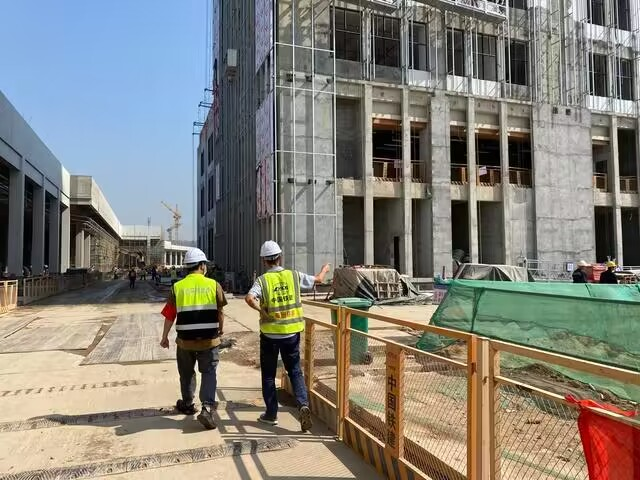
#> input picture Wiener/效果图/1.jpg, 640 x 480 px, found by its file name
$ python main.py
#> lines starting #> are read from the running program, lines starting #| are printed output that depends on the picture; after the words box and inside, x2 and y2 are one past the last pixel; in counts of white or black regions, pixels touching at a corner belong together
import matplotlib.pyplot as plt
import numpy as np
from numpy import fft
import math
import cv2


# 运动处理
def motion_process(slp, angle):
    gt = np.zeros(slp)
    center = (slp[0] - 1) / 2  # 图像中心
    tan = math.tan(angle * math.pi / 180)
    for i in range(20):
        offset = round(i * tan)
        gt[int(center + offset), int(center - offset)] = 1
    return gt / gt.sum()


# 模糊处理
def make_fuzzy(input, gt, eps):
    input_fft = fft.fft2(input)  # 傅里叶变换
    gt_fft = fft.fft2(gt) + eps
    fuzzy = fft.ifft2(input_fft * gt_fft)
    fuzzy = np.abs(fft.fftshift(fuzzy))
    return fuzzy


# 维纳滤波
def wiener(noisy_input, gt, eps, K=0.01):
    input_fft = fft.fft2(noisy_input)
    gt_fft = fft.fft2(gt) + eps
    gt_fft_1 = np.conj(gt_fft) / (np.abs(gt_fft) ** 2 + K)
    res = fft.ifft2(input_fft * gt_fft_1)
    res = np.abs(fft.fftshift(res))
    return res


img = cv2.imread('C:/Users/Jun/PycharmProjects/Wiener/picture/1.jpg')
#> img is the input picture: shape (480, 640, 3); mean B, G, R 120.9, 129.3, 131.7
img = cv2.cvtColor(img, cv2.COLOR_BGR2GRAY)  # 转换成灰度图片
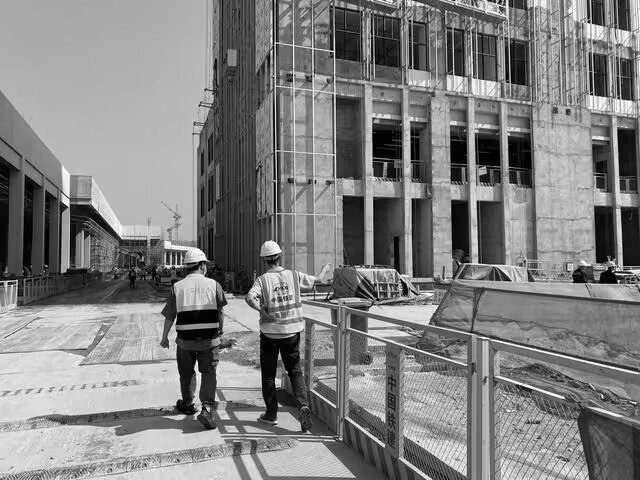
#> img: shape (480, 640); min 0, max 255, mean 129.1
[h, w] = img.shape
#> h = 480; w = 640
plt.figure(1)
plt.subplot(131)
plt.xlabel("Origin gray Image")
plt.gray()
plt.imshow(img)  # 显示原图像
# 进行运动模糊处理45 degree
gt = motion_process((h, w), 45)
fuzzy = np.abs(make_fuzzy(img, gt, 1e-3))
#> in make_fuzzy, `gt_fft = fft.fft2(gt) + eps`:
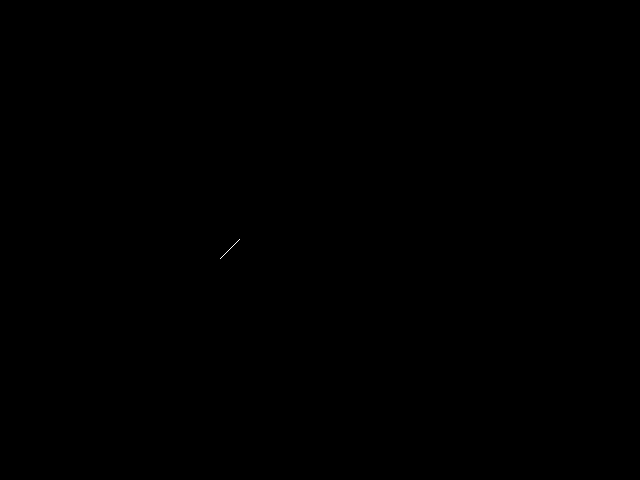
#> gt: shape (480, 640) float64; values 0 (black) and 0.05 (white), 0.01% white in thin lines or dots, all inside (x1, y1, x2, y2) = (220, 239, 240, 259)
#> in make_fuzzy, `fuzzy = np.abs(fft.fftshift(fuzzy))`:
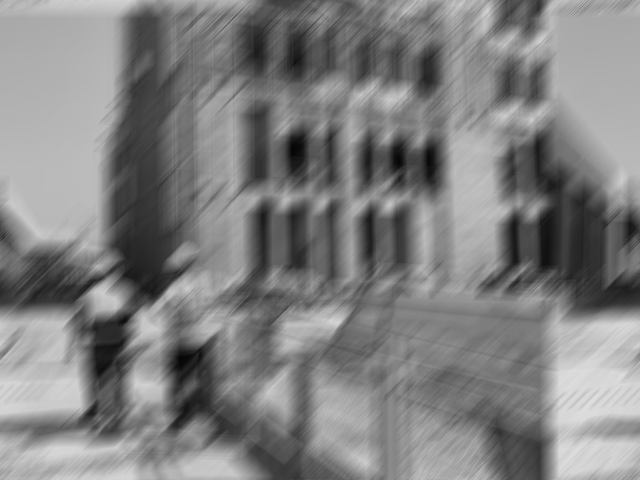
#> fuzzy: shape (480, 640) float64; min 4.71, max 222.8, mean 129.2
fuzzy_noisy = fuzzy + 0.1 * fuzzy.std()
np.random.standard_normal(fuzzy.shape)  # 添加噪声
plt.subplot(132)
plt.xlabel("motion & fuzzy & noisy")
plt.imshow(fuzzy_noisy)  # 显示运动模糊且添加噪声的图像
result = wiener(fuzzy_noisy, gt, 0.1 + 1e-3)  # 对该图像进行维纳滤波
#> in wiener, `res = np.abs(fft.fftshift(res))`:
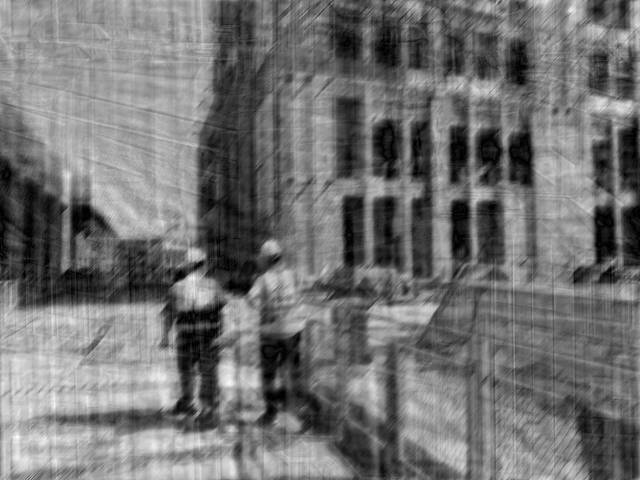
#> res: shape (480, 640) float64; min 8.56e-05, max 269.1, mean 120.7; drawn with min black and max white
plt.subplot(133)
plt.xlabel("wiener(k=0.01)")
plt.imshow(result)
plt.show()
